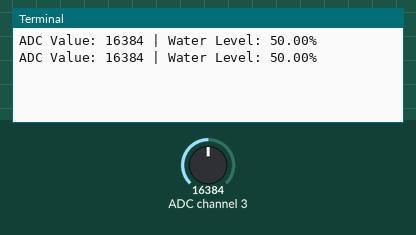
Simulated run of this program. Board: Raspberry Pi (BCM pin numbers). On the bench: the last lines printed to the terminal. Inputs (shaded band) come from the test bench; at power-on: ADC channel 3 = 16384 (analog values on the 0–32767 scale).

Above: at 1.2 s.
1.3 s: ADC channel 3 set to 22936
At 2.5 s:
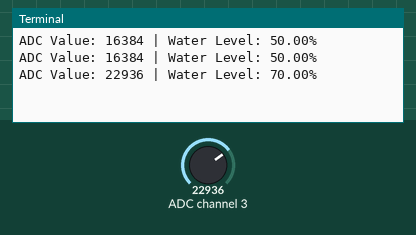
2.8 s: ADC channel 3 set to 28834
At 3.6 s:
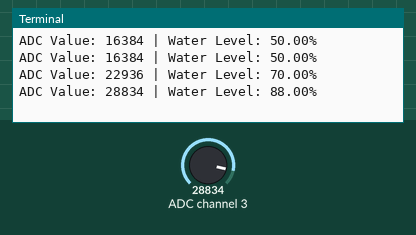
Timing chart, 0 to 5.8 s (numbered marks = the images above; inputs shaded):
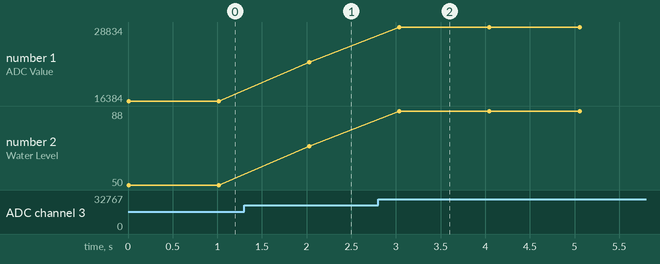

The program:

water_level.py
```python
"""
This Raspberry Pi code was developed by newbiely.com
This Raspberry Pi code is made available for public use without any restriction
For comprehensive instructions and wiring diagrams, please visit:
https://newbiely.com/tutorials/raspberry-pi/raspberry-pi-water-sensor
"""


import time
import Adafruit_ADS1x15

# Create an ADS1115 ADC instance
ADC = Adafruit_ADS1x15.ADS1115(busnum = 1)

# Specify the ADC channel (0-3) based on your connection
ADC_CHANNEL = 3 # A3 of ADS1115 module

# Set the gain (input voltage range) for your application
GAIN = 1  # Gain of 1 corresponds to +/-4.096V

# Define the conversion factor for water level calculation
MIN_ADC_VALUE = 0  # Replace with the minimum ADC value for your sensor
MAX_ADC_VALUE = 32767 # Replace with the maximum ADC value for your sensor

try:
    while True:
        # Read the raw ADC value
        adc_value = ADC.read_adc(ADC_CHANNEL, gain=GAIN)

        # Convert the raw ADC value to a water level percentage
        water_level = (adc_value - MIN_ADC_VALUE) / (MAX_ADC_VALUE - MIN_ADC_VALUE) * 100

        print(f"ADC Value: {adc_value} | Water Level: {water_level:.2f}%")

        time.sleep(1)  # Wait for a second before the next reading

except KeyboardInterrupt:
    print("\nScript terminated by user.")
```

Measured:
- after the input at 1.3 s, the terminal: prints a new line after 0.73 s (image 1)
- after the input at 2.8 s, the terminal: prints a new line after 0.24 s (image 2)
- plotted number 1: 16384 → 22936 after the input at 1.3 s, 22936 → 28834 after the input at 2.8 s
- plotted number 2: 50 → 70 after the input at 1.3 s, 70 → 88 after the input at 2.8 s
